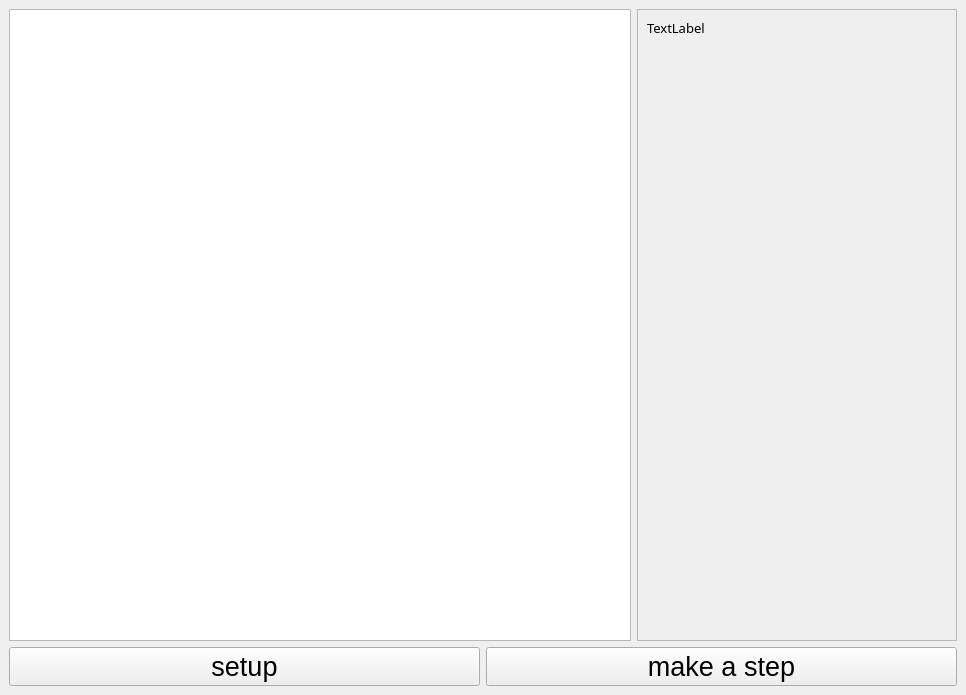
<?xml version="1.0" encoding="UTF-8"?>
<ui version="4.0">
 <class>MainWindow</class>
 <widget class="QMainWindow" name="MainWindow">
  <property name="geometry">
   <rect>
    <x>0</x>
    <y>0</y>
    <width>966</width>
    <height>695</height>
   </rect>
  </property>
  <property name="windowTitle">
   <string>MainWindow</string>
  </property>
  <widget class="QWidget" name="centralwidget">
   <layout class="QVBoxLayout" name="verticalLayout">
    <item>
     <layout class="QHBoxLayout" name="horizontalLayout_2">
      <item>
       <widget class="QGraphicsView" name="graphicsView"/>
      </item>
      <item>
       <widget class="QScrollArea" name="scrollArea">
        <property name="sizePolicy">
         <sizepolicy hsizetype="Fixed" vsizetype="Expanding">
          <horstretch>0</horstretch>
          <verstretch>0</verstretch>
         </sizepolicy>
        </property>
        <property name="widgetResizable">
         <bool>true</bool>
        </property>
        <widget class="QWidget" name="scrollAreaWidgetContents">
         <property name="geometry">
          <rect>
           <x>0</x>
           <y>0</y>
           <width>322</width>
           <height>611</height>
          </rect>
         </property>
         <layout class="QVBoxLayout" name="verticalLayout_2">
          <item>
           <widget class="QLabel" name="labelSequence">
            <property name="minimumSize">
             <size>
              <width>300</width>
              <height>0</height>
             </size>
            </property>
            <property name="maximumSize">
             <size>
              <width>300</width>
              <height>16777215</height>
             </size>
            </property>
            <property name="font">
             <font>
              <family>MS Reference Sans Serif</family>
              <pointsize>10</pointsize>
             </font>
            </property>
            <property name="text">
             <string>TextLabel</string>
            </property>
            <property name="alignment">
             <set>Qt::AlignLeading|Qt::AlignLeft|Qt::AlignTop</set>
            </property>
           </widget>
          </item>
         </layout>
        </widget>
       </widget>
      </item>
     </layout>
    </item>
    <item>
     <layout class="QHBoxLayout" name="horizontalLayout">
      <item>
       <widget class="QPushButton" name="pushButton">
        <property name="font">
         <font>
          <pointsize>20</pointsize>
         </font>
        </property>
        <property name="text">
         <string>setup</string>
        </property>
       </widget>
      </item>
      <item>
       <widget class="QPushButton" name="pushButton_2">
        <property name="sizePolicy">
         <sizepolicy hsizetype="Preferred" vsizetype="Fixed">
          <horstretch>0</horstretch>
          <verstretch>0</verstretch>
         </sizepolicy>
        </property>
        <property name="minimumSize">
         <size>
          <width>0</width>
          <height>0</height>
         </size>
        </property>
        <property name="font">
         <font>
          <pointsize>20</pointsize>
         </font>
        </property>
        <property name="text">
         <string>make a step</string>
        </property>
       </widget>
      </item>
     </layout>
    </item>
   </layout>
  </widget>
 </widget>
 <resources/>
 <connections/>
</ui>
